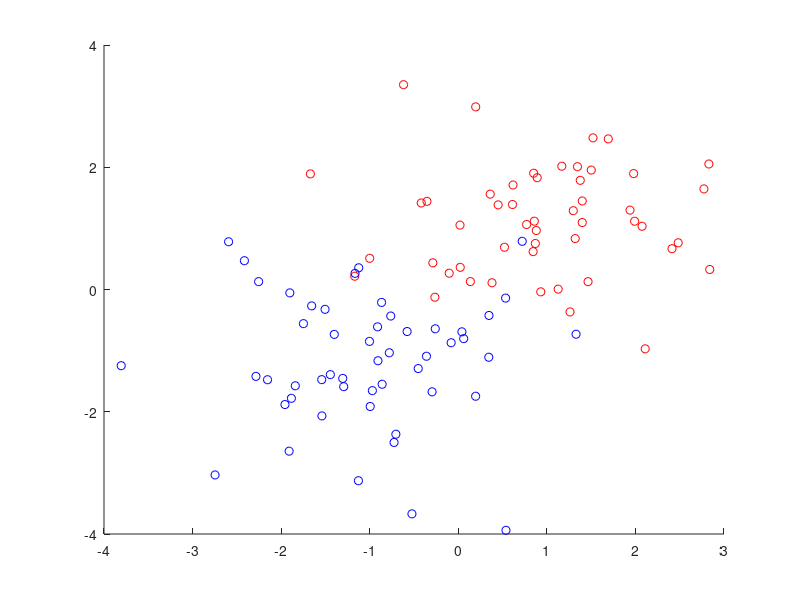

Reproduce this figure in MATLAB.
X1 = 1 + randn(50,2);
X2 = -1 + randn(51,2);
Y1 = ones(50,1);
Y2 = -ones(51,1);
X1
X = [X1;X2];
Y = [Y1;Y2];
figure;
hold on;
plot(X1(:,1),X1(:,2),'ro');
plot(X2(:,1),X2(:,2),'bo');
hold off;